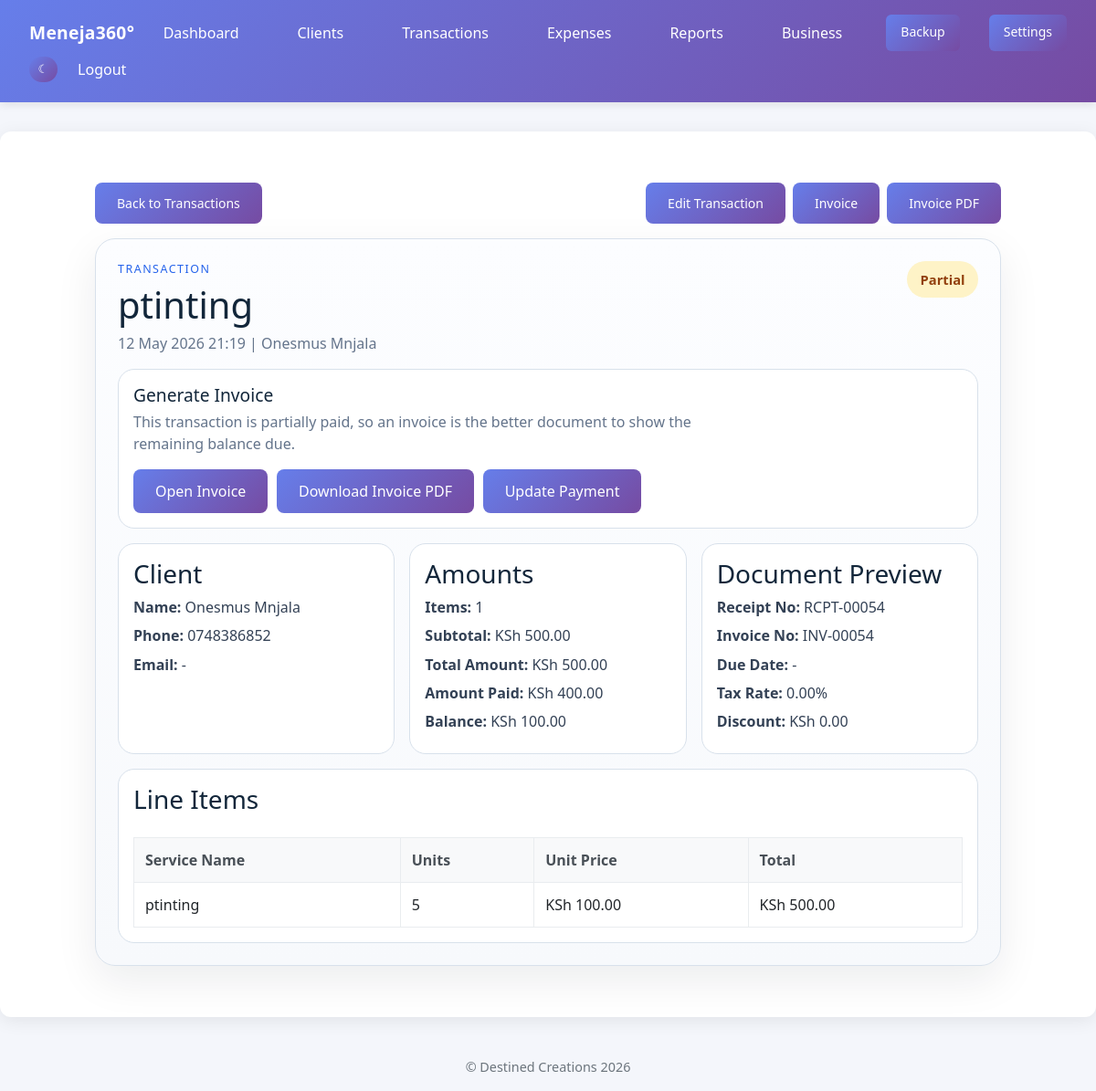
Screenshot of /transactions/54/ (signed in) with the database file from the repository.
### core/models.py (models this page shows, shortened)
class Transaction(models.Model):
    PAID = 'paid'
    PARTIAL = 'partial'
    UNPAID = 'unpaid'
    STATUS_CHOICES = [
        (PAID, 'Paid'),
        (PARTIAL, 'Partial'),
        (UNPAID, 'Unpaid'),
    ]
    business = models.ForeignKey(BusinessProfile, on_delete=models.CASCADE, related_name='transactions')
    date = models.DateTimeField("Date", default=timezone.now)
    client = models.ForeignKey(Client, on_delete=models.SET_NULL, related_name='transactions', blank=True, null=True)
    service_name = models.CharField("Service Name", max_length=255)
    unit_price = models.DecimalField("Unit Price", max_digits=10, decimal_places=2)
    quantity = models.PositiveIntegerField("Quantity", default=1)
    total_amount = models.DecimalField("Total Amount", max_digits=12, decimal_places=2, blank=True)
    amount_paid = models.DecimalField("Amount Paid", max_digits=12, decimal_places=2, default=0)
    balance = models.DecimalField("Balance", max_digits=12, decimal_places=2, blank=True)
    status = models.CharField("Status", max_length=10, choices=STATUS_CHOICES, default=UNPAID)
    invoice_due_date = models.DateField("Invoice Due Date", blank=True, null=True)
    invoice_discount = models.DecimalField("Invoice Discount", max_digits=10, decimal_places=2, default=0)
    invoice_tax_rate = models.DecimalField("Invoice Tax Rate (%)", max_digits=5, decimal_places=2, default=0)
    document_notes = models.TextField("Document Notes", blank=True)
    class Meta:
        verbose_name = "Transaction"
        verbose_name_plural = "Transactions"
        ordering = ['-date']
    def items_subtotal(self):
        if not self.pk:
            return self.unit_price * self.quantity
        items_total = self.items.aggregate(total=Sum('line_total'))['total']
        if items_total is not None:
            return items_total
        return self.unit_price * self.quantity
    @property
    def receipt_number(self):
        if not self.pk:
            return "RCPT-DRAFT"
        return f"RCPT-{self.pk:05d}"
    @property
    def invoice_number(self):
        if not self.pk:
            return "INV-DRAFT"
        return f"INV-{self.pk:05d}"
    @property
    def document_subtotal(self):
        return self.items_subtotal()

class Client(models.Model):
    WALK_IN = 'walkin'      # One-time visitors
    REGULAR = 'regular'     # Returning customers
    CORPORATE = 'corporate' # Business clients
    CLIENT_TYPE_CHOICES = [
        (WALK_IN, 'Walk-in'),
        (REGULAR, 'Regular'),
        (CORPORATE, 'Corporate'),
    ]
    business = models.ForeignKey(
        BusinessProfile,
        on_delete=models.CASCADE,
        related_name='clients',
        help_text="The business this client belongs to"
    )
    full_name = models.CharField(
        "Full Name",
        max_length=255,
        help_text="Client's complete name"
    )
    phone_number = models.CharField(
        "Phone Number",
        max_length=50,
        blank=True,
        help_text="Client's contact phone number"
    )
    company_name = models.CharField(
        "Company Name",
        max_length=255,
        blank=True,
        help_text="Optional company or organization name"
    )
    address = models.TextField(
        "Address",
        blank=True,
        help_text="Optional billing or postal address"
    )
    email = models.EmailField(
        "Email Address",
        blank=True,
        null=True,
        help_text="Client's email address"
    )
    client_type = models.CharField(
        "Client Type",
        max_length=20,
        choices=CLIENT_TYPE_CHOICES,
        default=WALK_IN,
        help_text="Type of client relationship"
    )
    total_spending = models.DecimalField(
        "Total Spending",
        max_digits=10,
        decimal_places=2,
        default=0,
        help_text="Total amount spent by client (auto-calculated)"
    )
    outstanding_balance = models.DecimalField(
        "Outstanding Balance",
        max_digits=10,
        decimal_places=2,
        default=0,
        help_text="Amount client still owes (auto-calculated)"
    )
    created_date = models.DateTimeField(
        "Created Date",
        default=timezone.now,
        help_text="When the client record was created"
    )
    notes = models.TextField(
        "Notes",
        blank=True,
        null=True,
        help_text="Additional notes about the client"
    )
    class Meta:
        verbose_name = "Client"
        verbose_name_plural = "Clients"
        ordering = ['-created_date']
        unique_together = ['business', 'full_name']

class TransactionLineItem(models.Model):
    transaction = models.ForeignKey(Transaction, on_delete=models.CASCADE, related_name='items')
    description = models.CharField("Description", max_length=255)
    quantity = models.PositiveIntegerField("Quantity", default=1)
    unit_price = models.DecimalField("Unit Price", max_digits=10, decimal_places=2)
    line_total = models.DecimalField("Line Total", max_digits=12, decimal_places=2, blank=True)
    class Meta:
        verbose_name = "Transaction Line Item"
        verbose_name_plural = "Transaction Line Items"
        ordering = ['id']

### core/views.py (the view, shortened to what this page needs)
# urls.py: path('transactions/<int:pk>/', views.TransactionDetailView.as_view(), name='transaction_detail'),
class TransactionDetailView(LoginRequiredMixin, RecordsRequiredMixin, BusinessScopedQuerysetMixin, TemplateView):
    template_name = 'core/transaction_detail.html'
    def get_transaction(self):
        _, transaction = _get_transaction_for_user(self.request.user, self.kwargs['pk'])
        return transaction
    def get_context_data(self, **kwargs):
        context = super().get_context_data(**kwargs)
        transaction = self.get_transaction()
        if transaction.status == Transaction.PAID:
            recommendation_title = 'Ready to Print Receipt'
            recommendation_message = 'This transaction is fully paid, so the fastest next step is printing a cash sale receipt.'
            primary_action = {
                'label': 'Print Receipt',
                'url': reverse('transaction_receipt', kwargs={'pk': transaction.pk}),
            }
        elif transaction.status == Transaction.PARTIAL:
            recommendation_title = 'Generate Invoice'
            recommendation_message = 'This transaction is partially paid, so an invoice is the better document to show the remaining balance due.'
            primary_action = {
                'label': 'Open Invoice',
                'url': reverse('transaction_invoice', kwargs={'pk': transaction.pk}),
            }
        context.update({
            'business': self.get_business(),
            'transaction': transaction,
            'recommendation_title': recommendation_title,
            'recommendation_message': recommendation_message,
            'primary_action': primary_action,
            'show_invoice_actions': transaction.status != Transaction.PAID,
        })
        return context

### templates/core/transaction_detail.html (shortened to what this page needs)
{% extends 'base.html' %}
{% load currency_filters %}
{% block content %}
<div class="transaction-detail-shell">
    <div class="detail-toolbar">
        <a href="{% url 'transaction_list' %}" class="btn btn-outline-secondary btn-sm">Back to Transactions</a>
        <div style="display:flex; gap:0.5rem; flex-wrap:wrap;">
            <a href="{% url 'transaction_edit' transaction.pk %}" class="btn btn-sm">Edit Transaction</a>
            {% if transaction.status == 'paid' %}
                <a href="{% url 'transaction_receipt' transaction.pk %}" class="btn btn-sm btn-light">Receipt</a>
                <a href="{% url 'transaction_receipt_pdf' transaction.pk %}" class="btn btn-sm btn-light">Receipt PDF</a>
            {% else %}
                <a href="{% url 'transaction_invoice' transaction.pk %}" class="btn btn-sm btn-light">Invoice</a>
                <a href="{% url 'transaction_invoice_pdf' transaction.pk %}" class="btn btn-sm btn-light">Invoice PDF</a>
            {% endif %}
        </div>
    </div>
    <section class="transaction-detail-card">
        <header class="detail-header">
            <div>
                <div class="detail-kicker">Transaction</div>
                <h1>{{ transaction.service_name }}</h1>
                <p class="detail-subtitle">
                    {{ transaction.date|date:"d M Y H:i" }}
                    {% if transaction.client %} | {{ transaction.client.full_name }}{% endif %}
                </p>
            </div>
            <div class="status-badge status-{{ transaction.status }}">
                {{ transaction.get_status_display }}
            </div>
        </header>
        <section class="recommendation-panel">
            <div>
                <h2>{{ recommendation_title }}</h2>
                <p>{{ recommendation_message }}</p>
            </div>
            <div class="recommendation-actions">
                <a href="{{ primary_action.url }}" class="btn btn-primary">{{ primary_action.label }}</a>
                {% if transaction.status == 'paid' %}
                    <a href="{% url 'transaction_receipt_pdf' transaction.pk %}" class="btn btn-outline-secondary">Download Receipt PDF</a>
                {% else %}
                    <a href="{% url 'transaction_invoice_pdf' transaction.pk %}" class="btn btn-outline-secondary">Download Invoice PDF</a>
                    <a href="{% url 'transaction_edit' transaction.pk %}" class="btn btn-outline-secondary">Update Payment</a>
                {% endif %}
            </div>
        </section>
        <section class="detail-grid">
            <article class="detail-box">
                <h3>Client</h3>
                <div><strong>Name:</strong> {% if transaction.client %}{{ transaction.client.full_name }}{% else %}Walk-in Customer{% endif %}</div>
                <div><strong>Phone:</strong> {% if transaction.client and transaction.client.phone_number %}{{ transaction.client.phone_number }}{% else %}-{% endif %}</div>
                <div><strong>Email:</strong> {% if transaction.client and transaction.client.email %}{{ transaction.client.email }}{% else %}-{% endif %}</div>
            </article>
            <article class="detail-box">
                <h3>Amounts</h3>
                <div><strong>Items:</strong> {{ transaction.items.count }}</div>
                <div><strong>Subtotal:</strong> {{ transaction.document_subtotal|ksh }}</div>
                <div><strong>Total Amount:</strong> {{ transaction.total_amount|ksh }}</div>
                <div><strong>Amount Paid:</strong> {{ transaction.amount_paid|ksh }}</div>
                <div><strong>Balance:</strong> {{ transaction.balance|ksh }}</div>
            </article>
            <article class="detail-box">
                <h3>Document Preview</h3>
                <div><strong>Receipt No:</strong> {{ transaction.receipt_number }}</div>
                <div><strong>Invoice No:</strong> {{ transaction.invoice_number }}</div>
                <div><strong>Due Date:</strong> {% if transaction.invoice_due_date %}{{ transaction.invoice_due_date|date:"d M Y" }}{% else %}-{% endif %}</div>
                <div><strong>Tax Rate:</strong> {{ transaction.invoice_tax_rate }}%</div>
                <div><strong>Discount:</strong> {{ transaction.invoice_discount|ksh }}</div>
            </article>
        </section>
        <section class="detail-notes" style="margin-top:1rem;">
            <h3>Line Items</h3>
            <div class="table-responsive">
                <table class="table" style="margin-bottom:0;">
                    <thead>
                        <tr>
                            <th>Service Name</th>
                            <th>Units</th>
                            <th>Unit Price</th>
                            <th>Total</th>
                        </tr>
                    </thead>
                    <tbody>
                        {% for item in transaction.items.all %}
                            <tr>
                                <td>{{ item.description }}</td>
                                <td>{{ item.quantity }}</td>
                                <td>{{ item.unit_price|ksh }}</td>
                                <td>{{ item.line_total|ksh }}</td>
                            </tr>
                        {% endfor %}
                    </tbody>
                </table>
            </div>
        </section>
    </section>
</div>
{% endblock %}

### rows the page displays
TransactionLineItem: description "ptinting", quantity "5", unit_price|ksh "KSh 100.00", line_total|ksh "KSh 500.00"

### other values shown
{{ recommendation_title }} "Generate Invoice"
{{ recommendation_message }} "This transaction is partially paid, so an invoice is the better document to show the remaining balance due."
{{ primary_action.label }} "Open Invoice"
